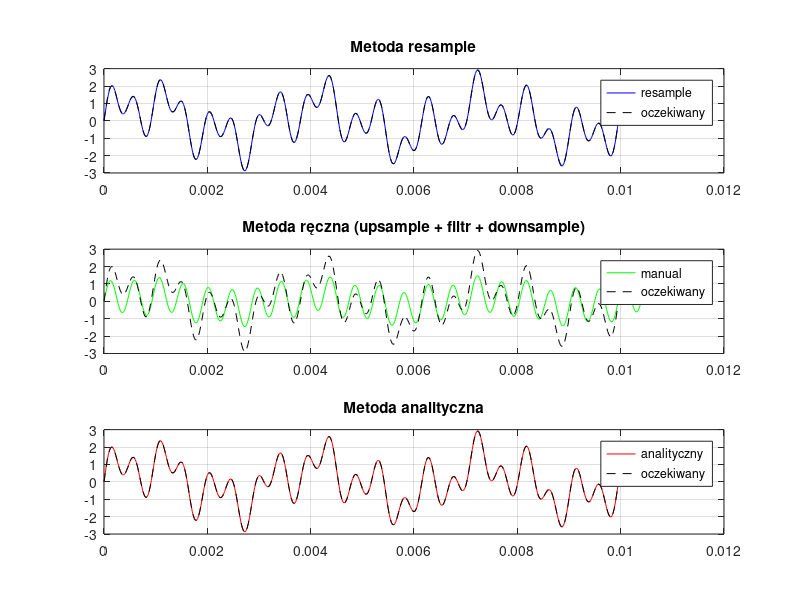
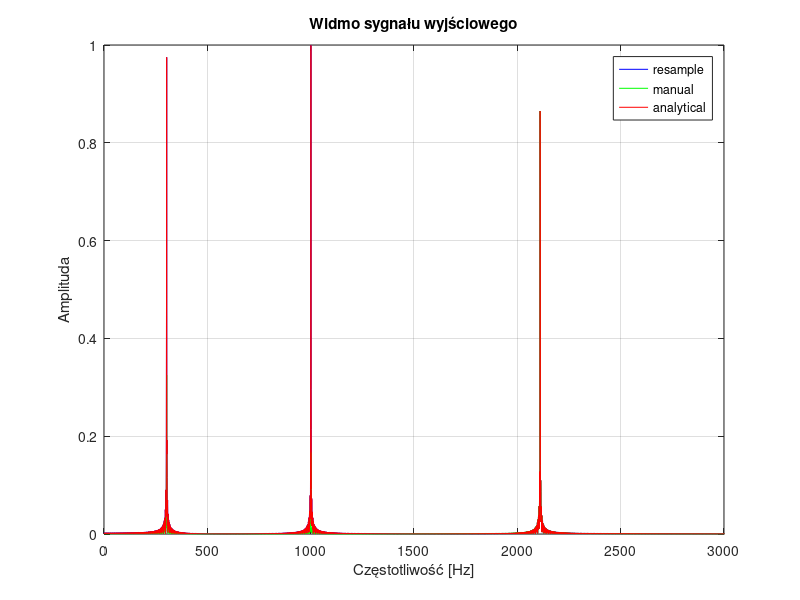

Source code (MATLAB) for these figures, in order:
clear all; close all; clc;

%% 1. Parametry sygnałów
fs_target = 48000; % Docelowa częstotliwość próbkowania
t = 1; % Czas trwania sygnału

% Częstotliwości i próbkowania sygnałów
f1 = 1001.2; fs1 = 8000;
f2 = 303.1;  fs2 = 32000;
f3 = 2110.4; fs3 = 48000;

%% 2. Generacja sygnałów sinusoidalnych
t1 = (0:1/fs1:t-1/fs1)'; x1 = sin(2*pi*f1*t1);
t2 = (0:1/fs2:t-1/fs2)'; x2 = sin(2*pi*f2*t2);
t3 = (0:1/fs3:t-1/fs3)'; x3 = sin(2*pi*f3*t3);
t_target = (0:1/fs_target:t-1/fs_target)';
x4_expected = sin(2*pi*f1*t_target) + sin(2*pi*f2*t_target) + sin(2*pi*f3*t_target);

%% 3. Repróbkowanie metodą resample
[p1, q1] = rat(fs_target/fs1);
[p2, q2] = rat(fs_target/fs2);
x1_resampled = resample(x1, p1, q1);
x2_resampled = resample(x2, p2, q2);
x3_resampled = x3;

min_len = min([length(x1_resampled), length(x2_resampled), length(x3_resampled)]);
x1_resampled = x1_resampled(1:min_len);
x2_resampled = x2_resampled(1:min_len);
x3_resampled = x3_resampled(1:min_len);
x4_resampled = x1_resampled + x2_resampled + x3_resampled;
x4_expected_resampled = x4_expected(1:min_len);
mse_resample = mean((x4_resampled - x4_expected_resampled).^2);

%% 4. Repróbkowanie metodą ręczną (upsampling + filtracja + decymacja)

% Sygnał x1
[p1, q1] = rat(fs_target/fs1);
x1_up = upsample(x1, p1);  % Nadpróbkowanie (wstawianie zer)
cutoff1 = 1 / max(p1, q1);  % Częstotliwość odcięcia filtru (w normalizowanych jednostkach)
h1 = fir1(256, cutoff1);   % Filtr interpolacyjny i antyaliasingowy
delay1 = floor(length(h1)/2);
x1_filt = conv(x1_up, h1, 'full');       % Filtracja
x1_filt = x1_filt(delay1+1:end-delay1);  % Kompensacja opóźnienia
x1_manual = downsample(x1_filt, q1);     % Decymacja (wybranie co q1-tej próbki)

% Sygnał x2
[p2, q2] = rat(fs_target/fs2);
x2_up = upsample(x2, p2);
cutoff2 = 1 / max(p2, q2);
h2 = fir1(256, cutoff2);
delay2 = floor(length(h2)/2);
x2_filt = conv(x2_up, h2, 'full');
x2_filt = x2_filt(delay2+1:end-delay2);
x2_manual = downsample(x2_filt, q2);

% Sygnał x3 (już w fs_target, więc bez zmian)
x3_manual = x3;

% Dopasowanie długości
min_len_manual = min([length(x1_manual), length(x2_manual), length(x3_manual), length(x4_expected)]);
x1_manual = x1_manual(1:min_len_manual);
x2_manual = x2_manual(1:min_len_manual);
x3_manual = x3_manual(1:min_len_manual);
x4_manual = x1_manual + x2_manual + x3_manual;
x4_expected_manual = x4_expected(1:min_len_manual);

% Obliczenie błędu MSE
mse_manual = mean((x4_manual - x4_expected_manual).^2);


%% 5. Repróbkowanie metodą analityczną (idealna wiedza o funkcji)
x1_analytical = sin(2*pi*f1*t_target);
x2_analytical = sin(2*pi*f2*t_target);
x3_analytical = sin(2*pi*f3*t_target);
x4_analytical = x1_analytical + x2_analytical + x3_analytical;

x4_expected_analytical = x4_expected; % pełna długość
mse_analytical = mean((x4_analytical - x4_expected_analytical).^2);





%% 6. Wypisanie błędów
fprintf('MSE (resample): %.10e\n', mse_resample);
fprintf('MSE (manual):   %.10e\n', mse_manual);
fprintf('MSE (analytical): %.10e\n', mse_analytical);

%% 7. Wykresy porównawcze (sygnały)
samples_to_show = 500;
figure('Name', 'Porównanie metod repróbkowania', 'Position', [100, 100, 1000, 800]);

subplot(3,1,1);
plot(t_target(1:samples_to_show), x4_resampled(1:samples_to_show), 'b', ...
     t_target(1:samples_to_show), x4_expected_resampled(1:samples_to_show), 'k--');
title('Metoda resample'); legend('resample', 'oczekiwany'); grid on;

subplot(3,1,2);
plot(t_target(1:samples_to_show), x4_manual(1:samples_to_show), 'g', ...
     t_target(1:samples_to_show), x4_expected_manual(1:samples_to_show), 'k--');
title('Metoda ręczna (upsample + filtr + downsample)'); legend('manual', 'oczekiwany'); grid on;

subplot(3,1,3);
plot(t_target(1:samples_to_show), x4_analytical(1:samples_to_show), 'r', ...
     t_target(1:samples_to_show), x4_expected_analytical(1:samples_to_show), 'k--');
title('Metoda analityczna'); legend('analityczny', 'oczekiwany'); grid on;

%% 8. Analiza widmowa
NFFT = 2^nextpow2(length(x4_expected));
f = fs_target/2 * linspace(0, 1, NFFT/2+1);

X_resample = fft(x4_resampled, NFFT) / length(x4_resampled);
X_manual = fft(x4_manual, NFFT) / length(x4_manual);
X_analytical = fft(x4_analytical, NFFT) / length(x4_analytical);

figure('Name', 'Widma sygnałów dla różnych metod', 'Position', [100, 100, 1000, 500]);
plot(f, 2*abs(X_resample(1:NFFT/2+1)), 'b');
hold on;
plot(f, 2*abs(X_manual(1:NFFT/2+1)), 'g');
plot(f, 2*abs(X_analytical(1:NFFT/2+1)), 'r');
title('Widmo sygnału wyjściowego'); xlabel('Częstotliwość [Hz]'); ylabel('Amplituda');
legend('resample', 'manual', 'analytical'); grid on;
xlim([0, 3000]);

%% 8. Miksowanie plików WAV
try
    [wav1, fs_wav1] = audioread('x1.wav');
    [wav2, fs_wav2] = audioread('x2.wav');
    if size(wav1,2) > 1, wav1 = mean(wav1,2); end
    if size(wav2,2) > 1, wav2 = mean(wav2,2); end

    [p1, q1] = rat(fs_target/fs_wav1);
    [p2, q2] = rat(fs_target/fs_wav2);
    wav1 = resample(wav1, p1, q1);
    wav2 = resample(wav2, p2, q2);

    min_wav_len = min(length(wav1), length(wav2));
    wav_mixed = wav1(1:min_wav_len) + wav2(1:min_wav_len);
    wav_mixed = wav_mixed / max(abs(wav_mixed));

    audiowrite('mixed_48kHz.wav', wav_mixed, fs_target);
    sound(wav_mixed, fs_target);
    pause();
catch
    warning('Nie znaleziono plików x1.wav lub x2.wav.');
end
